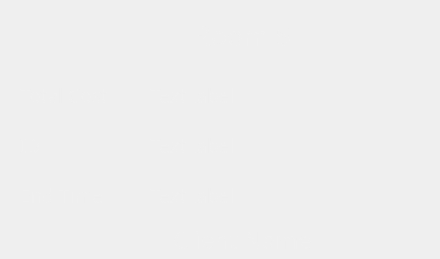
          <widget class="QFrame" name="room1_7">
           <property name="autoFillBackground">
            <bool>false</bool>
           </property>
           <property name="styleSheet">
            <string notr="true">QFrame {
    background-color: qlineargradient(spread:pad, x1:0, y1:0.3, x2:0, y2:0.7, 
                                      stop:0 rgba(107, 47, 61, 255), 
                                      stop:1 rgba(155, 72, 94, 255));
    color: rgba(240, 240, 240, 230);
    border-radius: 50px;
}

QFrame:hover {
    background-color: qlineargradient(spread:pad, x1:0, y1:0.3, x2:0, y2:0.7, 
                                      stop:0 rgba(132, 58, 78, 255), 
                                      stop:1 rgba(190, 80, 100, 255));
}
</string>
           </property>
           <property name="frameShape">
            <enum>QFrame::Shape::StyledPanel</enum>
           </property>
           <property name="frameShadow">
            <enum>QFrame::Shadow::Raised</enum>
           </property>
           <widget class="QLabel" name="label_40">
            <property name="geometry">
             <rect>
              <x>187</x>
              <y>20</y>
              <width>111</width>
              <height>31</height>
             </rect>
            </property>
            <property name="font">
             <font>
              <family>Bauhaus 93</family>
              <pointsize>20</pointsize>
             </font>
            </property>
            <property name="autoFillBackground">
             <bool>false</bool>
            </property>
            <property name="styleSheet">
             <string notr="true">background-color: none;</string>
            </property>
            <property name="text">
             <string>Room 5</string>
            </property>
            <property name="alignment">
             <set>Qt::AlignmentFlag::AlignCenter</set>
            </property>
           </widget>
           <widget class="QPushButton" name="btnadd_E_5">
            <property name="geometry">
             <rect>
              <x>190</x>
              <y>100</y>
              <width>101</width>
              <height>101</height>
             </rect>
            </property>
            <property name="styleSheet">
             <string notr="true">border-radius: 50px;
</string>
            </property>
            <property name="text">
             <string/>
            </property>
            <property name="icon">
             <iconset theme="QIcon::ThemeIcon::ListAdd"/>
            </property>
            <property name="iconSize">
             <size>
              <width>30</width>
              <height>30</height>
             </size>
            </property>
           </widget>
           <widget class="QLabel" name="client_E_5">
            <property name="geometry">
             <rect>
              <x>142</x>
              <y>230</y>
              <width>201</width>
              <height>20</height>
             </rect>
            </property>
            <property name="font">
             <font>
              <family>Bauhaus 93</family>
              <pointsize>18</pointsize>
             </font>
            </property>
            <property name="styleSheet">
             <string notr="true">background-color: none;</string>
            </property>
            <property name="text">
             <string>Client Name</string>
            </property>
            <property name="alignment">
             <set>Qt::AlignmentFlag::AlignCenter</set>
            </property>
           </widget>
           <widget class="QLabel" name="totalcost_E_5">
            <property name="geometry">
             <rect>
              <x>20</x>
              <y>70</y>
              <width>121</width>
              <height>51</height>
             </rect>
            </property>
            <property name="font">
             <font>
              <family>Bauhaus 93</family>
              <pointsize>14</pointsize>
             </font>
            </property>
            <property name="styleSheet">
             <string notr="true">background-color:none;</string>
            </property>
            <property name="text">
             <string>Total Cost</string>
            </property>
           </widget>
           <widget class="QLabel" name="ID_E_5">
            <property name="geometry">
             <rect>
              <x>20</x>
              <y>120</y>
              <width>121</width>
              <height>51</height>
             </rect>
            </property>
            <property name="font">
             <font>
              <family>Bauhaus 93</family>
              <pointsize>14</pointsize>
             </font>
            </property>
            <property name="styleSheet">
             <string notr="true">background-color:none;</string>
            </property>
            <property name="text">
             <string>ID</string>
            </property>
           </widget>
           <widget class="QLabel" name="DurationL_E_5">
            <property name="geometry">
             <rect>
              <x>20</x>
              <y>170</y>
              <width>121</width>
              <height>51</height>
             </rect>
            </property>
            <property name="font">
             <font>
              <family>Bauhaus 93</family>
              <pointsize>14</pointsize>
             </font>
            </property>
            <property name="styleSheet">
             <string notr="true">background-color:none;</string>
            </property>
            <property name="text">
             <string>End Time</string>
            </property>
           </widget>
           <widget class="QLabel" name="get_total_E_5">
            <property name="geometry">
             <rect>
              <x>150</x>
              <y>80</y>
              <width>121</width>
              <height>31</height>
             </rect>
            </property>
            <property name="font">
             <font>
              <family>Bauhaus 93</family>
              <pointsize>14</pointsize>
             </font>
            </property>
            <property name="styleSheet">
             <string notr="true">background-color:none;</string>
            </property>
            <property name="text">
             <string>TextLabel</string>
            </property>
           </widget>
           <widget class="QLabel" name="get_id_E_5">
            <property name="geometry">
             <rect>
              <x>150</x>
              <y>130</y>
              <width>121</width>
              <height>31</height>
             </rect>
            </property>
            <property name="font">
             <font>
              <family>Bauhaus 93</family>
              <pointsize>14</pointsize>
             </font>
            </property>
            <property name="styleSheet">
             <string notr="true">background-color:none;</string>
            </property>
            <property name="text">
             <string>TextLabel</string>
            </property>
           </widget>
           <widget class="QLabel" name="get_dur_E_5">
            <property name="geometry">
             <rect>
              <x>150</x>
              <y>180</y>
              <width>121</width>
              <height>31</height>
             </rect>
            </property>
            <property name="font">
             <font>
              <family>Bauhaus 93</family>
              <pointsize>14</pointsize>
             </font>
            </property>
            <property name="styleSheet">
             <string notr="true">background-color:none;</string>
            </property>
            <property name="text">
             <string>TextLabel</string>
            </property>
           </widget>
           <widget class="QPushButton" name="btnedit_E_5">
            <property name="geometry">
             <rect>
              <x>330</x>
              <y>100</y>
              <width>101</width>
              <height>101</height>
             </rect>
            </property>
            <property name="styleSheet">
             <string notr="true">border-radius: 50px;
</string>
            </property>
            <property name="text">
             <string/>
            </property>
            <property name="icon">
             <iconset theme="QIcon::ThemeIcon::MailMessageNew"/>
            </property>
            <property name="iconSize">
             <size>
              <width>30</width>
              <height>30</height>
             </size>
            </property>
           </widget>
          </widget>
